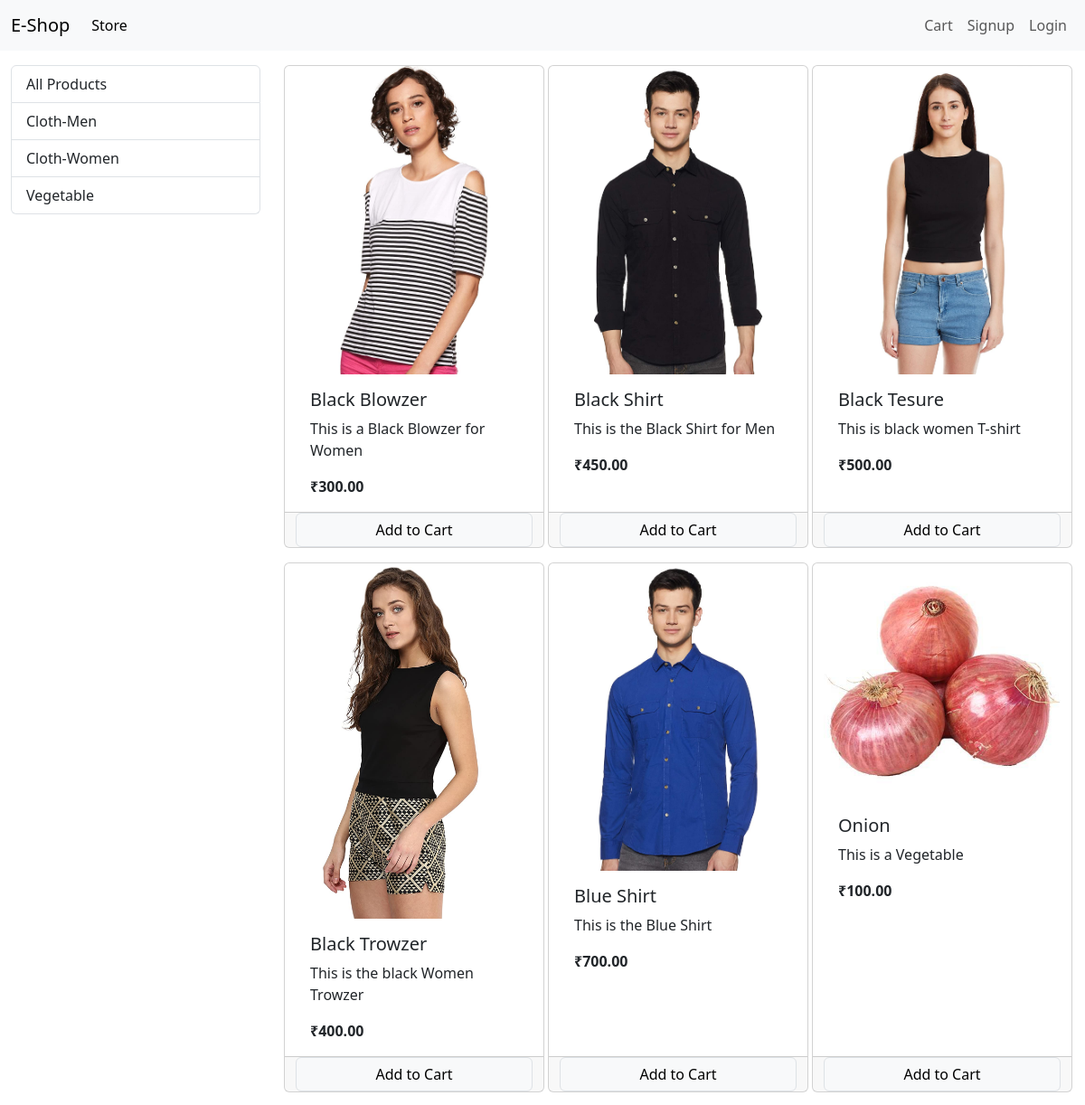
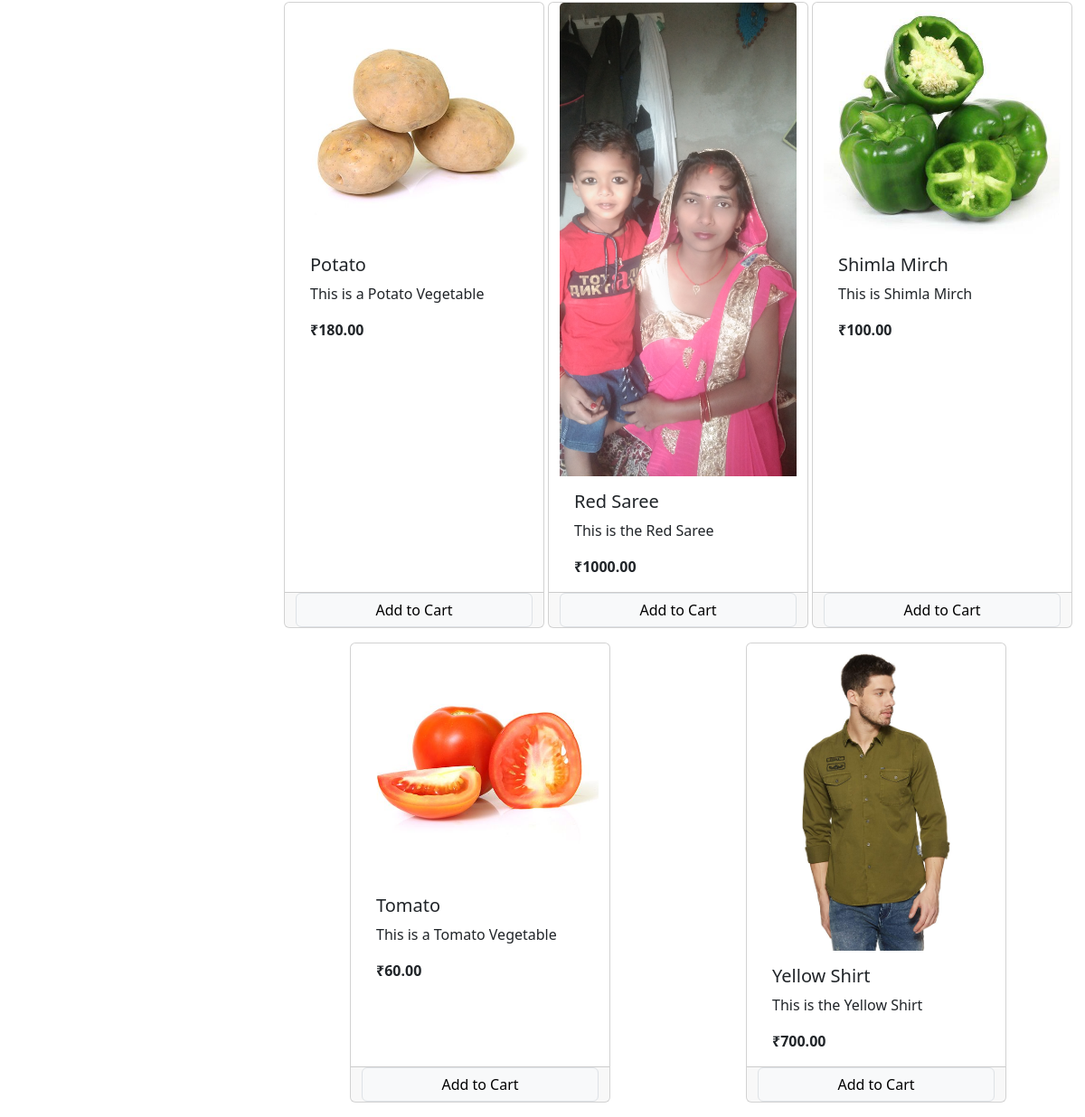
The page / on the database its author committed (2 pictures, top to bottom).
### store/models/category.py (models this page shows, shortened)
class Category(models.Model):
    name = models.CharField(max_length=20, verbose_name="Category Name")
    class Meta:
        verbose_name = "Category"
        verbose_name_plural = "Categories"
    @staticmethod
    def get_all_categories():
        return Category.objects.all()

### store/models/product.py (models this page shows, shortened)
class Product(models.Model):
    name = models.CharField(max_length=50, verbose_name="Product Name")
    price = models.IntegerField(validators=[MinValueValidator(0)], verbose_name="Product Price")
    category = models.ForeignKey(Category, on_delete=models.CASCADE, verbose_name="Product Category")
    description = models.CharField(max_length=200, null=True, blank=True, verbose_name="Product Description")
    image = models.ImageField(upload_to='upload/product/', verbose_name="Product Image")
    class Meta:
        verbose_name = "Product"
        verbose_name_plural = "Products"
        ordering = ['name']
    @staticmethod
    def get_all_products():
        return Product.objects.all()

### store/views.py (the view, shortened to what this page needs)
# urls.py: path('', index.as_view(),name='homepage'),
class index(View):
    def get(self, request):
        products = None
        categories = Category.get_all_categories()
        category_id = request.GET.get('category')
        if category_id:
            products = Product.get_all_products_by_category_id(category_id)
        else:
            products = Product.get_all_products()
        data = {
            'products': products,
            'categories': categories
        }
        return render(request, 'index.html', data)

### store/templatetags/custome_filter.py (called while the page is built)
@register.filter(name='currency')
def currency(value):
    return f"₹{value:.2f}"

### store/templates/index.html (shortened to what this page needs)
{% extends 'base.html' %}
{% block content %}
{% load cart %}
{% load custome_filter %}
<div class="container-fluid mt-3">
  <div class="row">
    <div class="col-lg-3">
      <div class="list-group">
        <a href="/" class="list-group-item list-group-item-action">All Products</a>
        {% for category in categories %}
        <a href="/?category={{ category.id }}" class="list-group-item list-group-item-action">{{ category.name }}</a>
        {% endfor %}
      </div>
    </div>
    <div id="product" class="col-lg-9 mx-auto">
      <div class="row mx-auto">
        {% for product in products %}
        <div class="card mx-auto mb-3" id="{{ product.id }}" style="width: 18rem;">
          <img src="{{ product.image.url }}" class="card-img-top" alt="Card image cap">
          <div class="card-body">
            <h5 class="card-title">{{ product.name }}</h5>
            <p class="card-text">{{ product.description }}</p>
            <p class="card-text"><strong>{{ product.price|currency }}</strong></p>
          </div>
          <div class="card-footer p-0 row no-gutters">
            {% if product|is_in_cart:cart %}
            <div class="row no-gutters">
              <form action="/" method="POST" class="col-2">
                {% csrf_token %}
                <input type="hidden" name="product" value="{{ product.id }}">
                <input type="hidden" name="remove" value="True">
                <input type="submit" value="-" class="btn btn-block btn-secondary">
              </form>
              <div class="text-center col">{{ product|cart_quantity:cart }} in Cart</div>
              <form action="/" method="POST" class="col-2">
                {% csrf_token %}
                <input type="hidden" name="product" value="{{ product.id }}">
                <input type="submit" value="+" class="btn btn-block btn-secondary">
              </form>
            </div>
            {% else %}
            <form action="/" method="POST" class="btn-block">
              <input type="submit" name="cart" class="float-right btn btn-light border form-control" value="Add to Cart">
            </form>
            {% endif %}
          </div>
        </div>
        {% endfor %}
      </div>
    </div>
  </div>
</div>
{% endblock %}

### store/templates/base.html (shortened to what this page needs)
<!doctype html>
<html lang="en">
<head>
  <link href="https://cdn.jsdelivr.net/npm/bootstrap@5.3.3/dist/css/bootstrap.min.css" rel="stylesheet">
</head>
<body>
  <nav class="navbar navbar-expand-lg bg-body-tertiary">
    <div class="container-fluid">
      <a class="navbar-brand" href="/">E-Shop</a>
      <div class="collapse navbar-collapse" id="navbarSupportedContent">
        <ul class="navbar-nav me-auto mb-2 mb-lg-0">
          <li class="nav-item">
            <a class="nav-link active" aria-current="page" href="/">Store</a>
          </li>
        </ul>
        <ul class="navbar-nav my-2 my-lg-0">
          {% if request.session.customer %}
          <li class="nav-item">
            <a class="nav-link" aria-current="page" href="/orders">Orders</a>
          </li>
          <li class="nav-item">
            <a class="nav-link" aria-current="page" href="/logout">Logout</a>
          </li>
          {% else %}
          <li class="nav-item">
            <a class="nav-link" aria-current="page" href="/cart">Cart</a>
          </li>
          <li class="nav-item">
            <a class="nav-link" aria-current="page" href="/signup">Signup</a>
          </li>
          <li class="nav-item">
            <a class="nav-link" aria-current="page" href="/login">Login</a>
          </li>
          {% endif %}
        </ul>
      </div>
    </div>
  </nav>
  {% block content %}{% endblock %}
</body>
</html>

### rows shown on the page
Category: name "Cloth-Men"
Category: name "Cloth-Women"
Category: name "Vegetable"
Product: image (picture), name "Black Blowzer", description "This is a Black Blowzer for Women", price "₹300.00"
Product: {{ product.id }} 1 (drawn), image (picture), name "Black Shirt", description "This is the Black Shirt for Men", price "₹450.00"
Product: image (picture), name "Black Tesure", description "This is black women T-shirt", price "₹500.00"
Product: image (picture), name "Black Trowzer", description "This is the black Women Trowzer", price "₹400.00"
Product: image (picture), name "Blue Shirt", description "This is the Blue Shirt", price "₹700.00"
Product: image (picture), name "Onion", description "This is a Vegetable", price "₹100.00"
Product: image (picture), name "Potato", description "This is a Potato Vegetable", price "₹180.00"
Product: image (picture), name "Red Saree", description "This is the Red Saree", price "₹1000.00"
Product: image (picture), name "Shimla Mirch", description "This is Shimla Mirch", price "₹100.00"
Product: image (picture), name "Tomato", description "This is a Tomato Vegetable", price "₹60.00"
Product: image (picture), name "Yellow Shirt", description "This is the Yellow Shirt", price "₹700.00"
